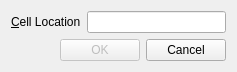
<?xml version="1.0" encoding="UTF-8"?>
<ui version="4.0">
 <class>Form</class>
 <widget class="QWidget" name="Form">
  <property name="geometry">
   <rect>
    <x>0</x>
    <y>0</y>
    <width>237</width>
    <height>71</height>
   </rect>
  </property>
  <property name="windowTitle">
   <string>Form</string>
  </property>
  <layout class="QVBoxLayout" name="verticalLayout">
   <item>
    <layout class="QHBoxLayout" name="horizontalLayout">
     <item>
      <widget class="QLabel" name="label">
       <property name="text">
        <string>&amp;Cell Location</string>
       </property>
       <property name="buddy">
        <cstring>lineEdit</cstring>
       </property>
      </widget>
     </item>
     <item>
      <widget class="QLineEdit" name="lineEdit"/>
     </item>
    </layout>
   </item>
   <item>
    <layout class="QHBoxLayout" name="horizontalLayout_2">
     <item>
      <spacer name="horizontalSpacer">
       <property name="orientation">
        <enum>Qt::Horizontal</enum>
       </property>
       <property name="sizeHint" stdset="0">
        <size>
         <width>40</width>
         <height>20</height>
        </size>
       </property>
      </spacer>
     </item>
     <item>
      <widget class="QPushButton" name="okButton">
       <property name="enabled">
        <bool>false</bool>
       </property>
       <property name="text">
        <string>OK</string>
       </property>
       <property name="default">
        <bool>true</bool>
       </property>
      </widget>
     </item>
     <item>
      <widget class="QPushButton" name="cancelButton">
       <property name="text">
        <string>Cancel</string>
       </property>
      </widget>
     </item>
    </layout>
   </item>
  </layout>
 </widget>
 <resources/>
 <connections/>
</ui>
